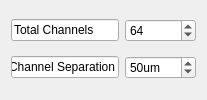
                                   <widget class="QWidget" name="page_26">
                                    <layout class="QGridLayout" name="gridLayout_209">
                                     <item row="0" column="0">
                                      <widget class="QLineEdit" name="lineEdit_21">
                                       <property name="text">
                                        <string>Total Channels</string>
                                       </property>
                                       <property name="readOnly">
                                        <bool>true</bool>
                                       </property>
                                      </widget>
                                     </item>
                                     <item row="0" column="1">
                                      <widget class="QSpinBox" name="spinBox_tp_channels">
                                       <property name="toolTip">
                                        <string>Number of electrode contacts on this shank</string>
                                       </property>
                                       <property name="maximum">
                                        <number>1024</number>
                                       </property>
                                       <property name="value">
                                        <number>64</number>
                                       </property>
                                      </widget>
                                     </item>
                                     <item row="1" column="0">
                                      <widget class="QLineEdit" name="lineEdit_22">
                                       <property name="text">
                                        <string>Channel Separation</string>
                                       </property>
                                       <property name="readOnly">
                                        <bool>true</bool>
                                       </property>
                                      </widget>
                                     </item>
                                     <item row="1" column="1">
                                      <widget class="QSpinBox" name="spinBox_tp_separation">
                                       <property name="toolTip">
                                        <string>Distance between adjacent contacts</string>
                                       </property>
                                       <property name="suffix">
                                        <string>um</string>
                                       </property>
                                       <property name="maximum">
                                        <number>1000</number>
                                       </property>
                                       <property name="value">
                                        <number>50</number>
                                       </property>
                                      </widget>
                                     </item>
                                    </layout>
                                   </widget>
